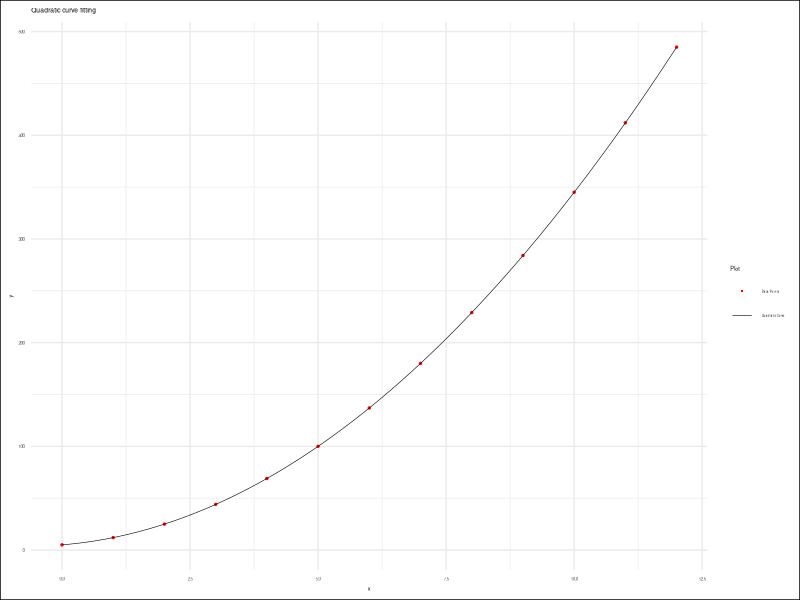

Write the R code that produced this figure.
# Load required libraries
library(readr)
library(ggplot2)

# Read data from CSV file
data <- read_csv(
  "series.csv",
  show_col_types = FALSE)

# Extract x_values and y_values
x_values <- data$xs
y_values <- data$ys2

# Curve Fitting Order
order <- 2

# Perform quadratic regression using lm()
lm_model <- lm(y_values ~
  poly(x_values, order, raw = TRUE))

# Coefficients
coefficients <- coef(lm_model)

# Reverse order to match output
coefficients <- coefficients[
  length(coefficients):1]

# Print coefficients
cat("Coefficients (a, b, c):\n\t",
  coefficients, "\n")

# Generate values for the quadratic curve
x_plot <- seq(
  min(x_values), max(x_values),
  length.out = 100)
y_plot <- predict(
  lm_model,
  newdata = data.frame(x_values = x_plot))

# Create data frame for ggplot2
data <- data.frame(x = x_values, y = y_values)

# Plot using ggplot2
plot <- ggplot(data, aes(x = x, y = y)) +
  geom_point(aes(color="Data Points"), size = 0.5) +
  geom_line(
    data = data.frame(x = x_plot, y = y_plot),
    aes(x, y, color="Quadratic Curve"),
    linewidth = 0.2) +
  labs(
    x = "x", y = "y",
    title = "Quadratic curve fitting") +
  theme_minimal() +
  theme(legend.position = "right",
        legend.text = element_text(size = 2),
        plot.background = element_rect(fill = "white"),
        text = element_text(size = 4)) +
  scale_color_manual(
    name = "Plot",
    breaks = c(
      "Data Points",
      "Quadratic Curve"),
    values = c(
      "Data Points"="red",
      "Quadratic Curve"="black")) +
  guides(
    color = guide_legend(
      override.aes = list(
        shape = c(16, NA), linetype = c(0, 1)
    )))

# Save plot as PNG
ggsave("15-lm-gg-quadratic.png",
  plot, width = 800, height = 400, units = "px")
